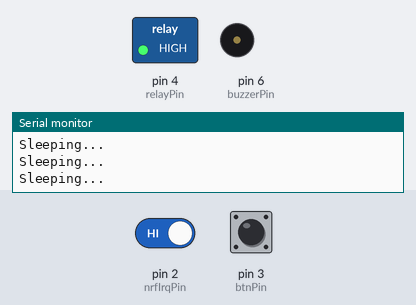
Simulated run of this sketch. Board: Arduino Uno, built with avr-gcc and run on an emulated ATmega328P. Parts: switched loads named in the sketch (green lamp = pin HIGH), buzzer (waves = sounding, pin HIGH), the last lines printed to the serial monitor. Inputs (shaded band) come from the test bench; at power-on: pin 3 (btnPin) HIGH, pin 2 (nrfIrqPin) HIGH. Sleep ends after the set time or at an interrupt; EEPROM starts erased; no radio packets arrive unless stated.

Above: at 1.2 s.
1.3 s: pin 3 (btnPin) pulled LOW for 0.15 s
At 1.8 s:
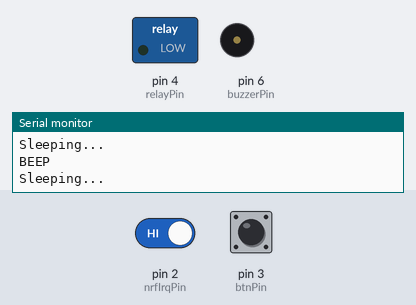
3.0 s: pin 3 (btnPin) pulled LOW for 1 s
At 3.17 s:
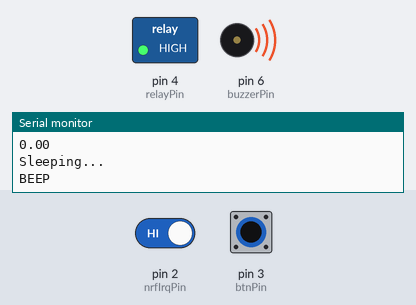
5.5 s: pin 3 (btnPin) pulled LOW for 3.2 s
At 5.68 s:
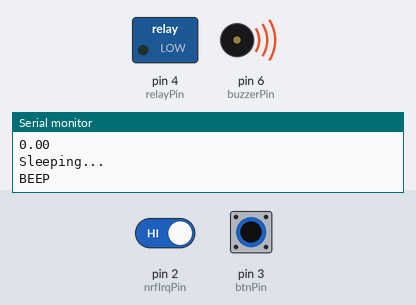
10.2 s: pin 2 (nrfIrqPin) driven LOW and pin 3 (btnPin) driven LOW
13.2 s: pin 2 (nrfIrqPin) driven HIGH
At 13.9 s:
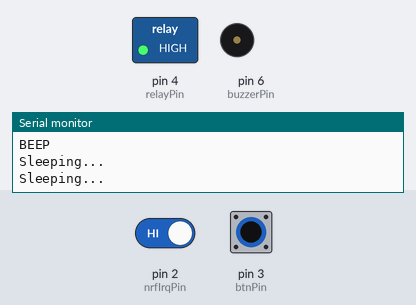
Timing chart, 0 to 15.8 s (numbered marks = the images above; inputs shaded):
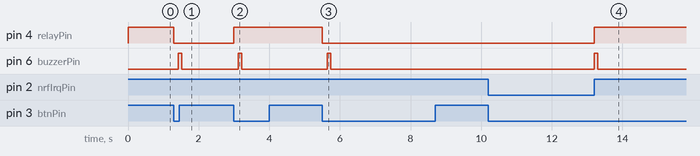

Measured:
- after the input at 1.3 s, pin 4 (relayPin): HIGH → LOW at once; pin 6 (buzzerPin): LOW → HIGH after 0.12 s, → LOW 0.10 s later
- after the input at 3.0 s, pin 4 (relayPin): LOW → HIGH at once; pin 6 (buzzerPin): LOW → HIGH after 0.13 s, → LOW 0.10 s later
- after the input at 5.5 s, pin 4 (relayPin): HIGH → LOW at once; pin 6 (buzzerPin): LOW → HIGH after 0.14 s, → LOW 0.10 s later
- after the input at 13.2 s, pin 4 (relayPin): LOW → HIGH at once; pin 6 (buzzerPin): LOW → HIGH at once, → LOW 0.10 s later

The sketch:

plug-bot.ino
```cpp
#include <EEPROM.h>
#include <SPI.h>
#include <avr/interrupt.h>
#include <avr/sleep.h>
#include <avr/power.h>
#include <avr/wdt.h>
#include <nRF24L01.h>
#include <RF24.h>
#include <printf.h>

RF24 radio(7,8);

#define nrfIrqPin 2
#define btnPin 3
#define relayPin 4
#define buzzerPin 6
#define currPin A0

const char token[] = "abcabcabc1"; // token

const uint64_t pipes[2] = {0xF0F0F0F0E1LL, 0xF0F0F0F0D2LL};
// pipe.1: read | pipe.2: write -> oposite with hub

int state,buzzerVal,cycle = 0,cycle1 = 0;

unsigned long last_interrupt_time = 0;

unsigned long time1;

float ampe;

bool timeToSleep = false;

struct recei {
  byte type;
  char token[11];
  short state;
} recei;

struct trans {
  byte type;
  char token[11];
  short state;
  float data;
} trans;

// Watchdog Interrupt -------------------------------------------------------------------

ISR(WDT_vect) {
  cycle++;

  if (cycle == 15) {
    handle_current();
    cycle1++;
    cycle = 0;
  }

  if (cycle1 == 60) {
    trans.type = 2; // update data
    strncpy(trans.token,token,10);
    trans.state = state;
    trans.data = ampe*220/1000;

    Serial.print(trans.data);
    Serial.println(" kwh");

    radio.stopListening();
    radio.write(&trans,sizeof(trans)); // Check Ack? Send till success?
    radio.startListening();

    cycle1 = 0;
    ampe = 0;
  }
}

void myWatchdogEnable(const byte interval) {

//  sleep bit patterns:
//  1 second:  0b000110
//  2 seconds: 0b000111
//  4 seconds: 0b100000
//  8 seconds: 0b100001

  MCUSR = 0;
  WDTCSR |= 0b00011000;
  WDTCSR =  0b01000000 | interval;

  wdt_reset();
}

//----------------------------------------------------------------------------------------

float mapfloat(long x, long in_min, long in_max, long out_min, long out_max) {
 return (float)(x - in_min) * (out_max - out_min) / (float)(in_max - in_min) + out_min;
}

//----------------------------------------------------------------------------------------

void go_to_sleep() {
  Serial.println("Sleeping...");
  set_sleep_mode(SLEEP_MODE_PWR_DOWN);
  sleep_enable();
  sleep_cpu();
  sleep_disable();
}

//----------------------------------------------------------------------------------------

void handle_bot(bool xState, bool type) {
  if (xState != state) {

    state = xState;

    if (state) {
      Serial.println("ON");
      digitalWrite(relayPin, HIGH);
    } else {
      Serial.println("OFF");
      digitalWrite(relayPin, LOW);
    }

    buzzerVal = 1;

    EEPROM.update(1,state);

    timeToSleep = false;
  } else {
    if (state) {
      Serial.println("Already ON");
    } else {
      Serial.println("Already OFF");
    }
  }

  if (type == 1) {
    trans.type = 3;

  } else {
    trans.type = 1;
  }
  strncpy(trans.token,token,10);
  trans.state = xState;
  trans.data = 0;

  Serial.println("Sent: ");
  Serial.println(trans.type);
  Serial.println(trans.token);
  Serial.println(trans.state);
  Serial.println(trans.data);

  radio.stopListening();
  radio.write(&trans,sizeof(trans));
  radio.startListening();

//  Serial.println("Handled bot!");
}

//----------------------------------------------------------------------------------------

void check_radio(void) {

  bool tx,fail,rx;
  radio.whatHappened(tx,fail,rx);

  if (rx || radio.available()) {

    radio.read(&recei,sizeof(recei));

    Serial.println("Got: ");
    Serial.println(recei.token);
    Serial.println(recei.state);
    Serial.println("END");

    if (strcmp(recei.token,token) == 0) {
      handle_bot(recei.state,0);
      last_interrupt_time = millis();
    }
  }
}

//----------------------------------------------------------------------------------------

void toggle_bot() {
  unsigned long interrupt_time = millis();
  if (interrupt_time - last_interrupt_time >= 200)
  {
    Serial.println("Btn pushed!");
    handle_bot(!state,1);
    last_interrupt_time = interrupt_time;
  }
}

//----------------------------------------------------------------------------------------

void read_state() {
  if (EEPROM.read(0) != 1)
  {
    EEPROM.update(0,1);
    EEPROM.update(1,1);
  }
  state = EEPROM.read(1);
  Serial.print("Read state: ");
  Serial.println(state);
}

//----------------------------------------------------------------------------------------

void setup()
{
//  wdt_disable();

//  myWatchdogEnable(0b100000);

  Serial.begin(9600);

  read_state();

  radio.begin();
//  printf_begin();
//  radio.printDetails();
  radio.setAutoAck(true);
  radio.enableAckPayload();
  radio.enableDynamicPayloads();
  radio.setRetries(15,15);
  radio.openReadingPipe(1,pipes[0]);
  radio.openWritingPipe(pipes[1]);
  radio.startListening();

  pinMode(buzzerPin, OUTPUT);
  pinMode(relayPin, OUTPUT);
  pinMode(btnPin, INPUT_PULLUP);

  digitalWrite(relayPin, state);

  attachInterrupt(digitalPinToInterrupt(nrfIrqPin), check_radio, LOW);
  attachInterrupt(digitalPinToInterrupt(btnPin), toggle_bot, FALLING);

  timeToSleep = true;
}
//----------------------------------------------------------------------------------------

void handle_current() {
  float current = abs(mapfloat(analogRead(currPin),0,1024,-30,30));

  ampe = ampe + current*60;

  Serial.print("Read current: ");
  Serial.println(current);
}

//----------------------------------------------------------------------------------------

void handle_buzzer() {
  if (buzzerVal == 1)
  {
    analogWrite(buzzerPin, 255);
    buzzerVal = 0;
    Serial.println("BEEP");
  } else {
    analogWrite(buzzerPin, 0);
    timeToSleep = true;
  }
}

void loop() {

  //----------------------------------------------------------------------------------------

  if ((unsigned long)(millis()-time1) >= 100)
  {
    handle_buzzer();
    time1 = millis();
  }

  //----------------------------------------------------------------------------------------

  if (timeToSleep) {
    delay(200);
    go_to_sleep();
  }
}
```
